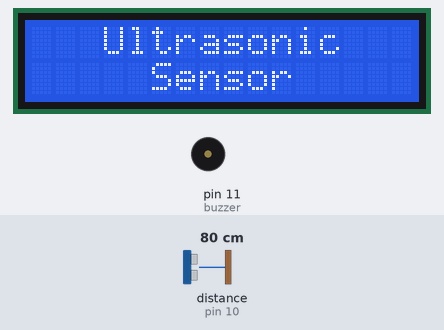
The sketch below on a simulated Arduino Uno, built with avr-gcc and run on an emulated ATmega328P. Parts: 16×2 character LCD, buzzer (waves = sounding, pin HIGH). Wiring (inferred from the names in the program): ultrasonic range finder: trigger pin 9; echo pin 10. The inputs (shaded band) are chosen by the test bench; at power-on: distance to the obstacle (sensor on pin 10) 80 cm. The echo pulse lasts 58.3 µs per cm; pins used as bus, display or sensor lines are not drawn.

Above: at 1.6 s.
At 11.7 s:
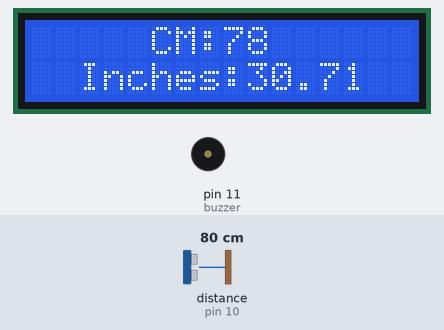
11.8 s: distance to the obstacle (sensor on pin 10) set to 7 cm
At 13.1 s:
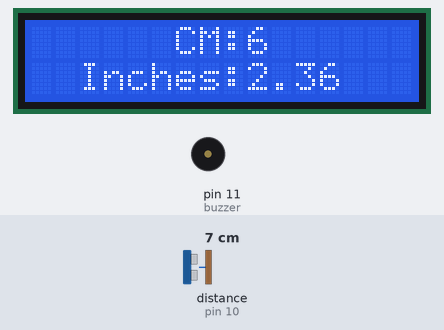
15.1 s: distance to the obstacle (sensor on pin 10) set to 4 cm
At 16.2 s:
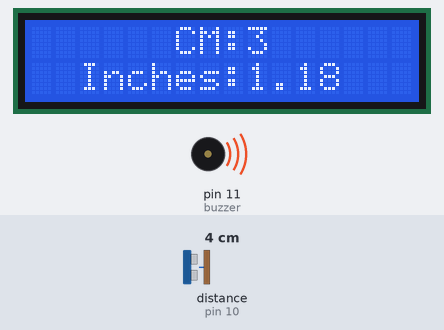
19.1 s: distance to the obstacle (sensor on pin 10) set to 2 cm
At 20.3 s:
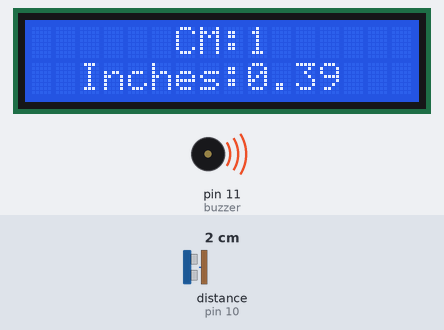
Timing chart, 0 to 22.1 s (numbered marks = the images above; inputs shaded):
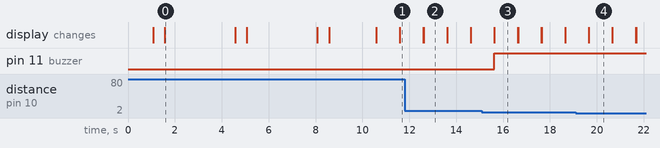

The sketch:

LCD_With_Ultrasonic_Sensor.ino
```cpp
// #18 LCD With Ultrasonic Sensor

#include <LiquidCrystal.h>

// Variables
LiquidCrystal LCD(3, 12, 4, 5, 6, 7);

int echoPin = 10;
int triggerPin = 9;
int buzzer = 11;


void setup() {
  Serial.begin(9600);

  // Initialize the Ultrasonic Sensor
  pinMode(echoPin,INPUT);
  pinMode(triggerPin,OUTPUT);

  // Initialize the Buzzer
  pinMode(buzzer,OUTPUT);

  // Initialize the LCD
  LCD.begin(16, 2);

  // LCD Clear
  LCD.clear();

  // Delay
  delaySeconds(1);

  // Part - 1
  textDisplay_intro();
  delaySeconds(3);
  // LCD Clear
  LCD.clear();

  // Part - 2
  textDisplay_by();
  delaySeconds(3);
  // LCD Clear
  LCD.clear();

  // Part - 3
  textDisplay_measuring();
  delaySeconds(2);
  // LCD Clear
  LCD.clear();

}

void loop() {
  // Main code here

  // Part - 4
  long cm = measureDistance();
  float inches = (cm / 2.54);
  inches = round2(inches);

  // Part - 4.2
  if (cm < 5){
    digitalWrite(buzzer,HIGH);
  }
  else{
    digitalWrite(buzzer,LOW);
  }

  // Part - 5
  textDisplay_measured_values(cm,inches);
  delaySeconds(1);
  // LCD Clear
  LCD.clear();
}

String centerText(String text) {
  int lcdWidth = 16;  // Width of the LCD display (adjust according to your display)
  int textLength = text.length();
  int offset = (lcdWidth - textLength) / 2;

  // Add spaces before the text to center it
  String centeredText = "";
  for (int i = 0; i < offset; i++) {
    centeredText += " ";
  }
  centeredText += text;

  return centeredText;
}

void textDisplay_intro(){
  String text1_ultrasonic = centerText("Ultrasonic");
  String text2_sensor = centerText("Sensor");

  // Set Text to Line 1
  LCD.setCursor(0, 0);
  LCD.print(text1_ultrasonic);
  delay(500);

  // Set Text to Line 2
  LCD.setCursor(0, 1);
  LCD.print(text2_sensor);
}

void textDisplay_by(){
  String text1_by = "By:-";
  String text2_jenil = "Jenil Chudgar :)";

  // Set Text to Line 1
  LCD.setCursor(0, 0);
  LCD.print(text1_by);
  delay(500);

  // Set Text to Line 2
  LCD.setCursor(0, 1);
  LCD.print(text2_jenil);
}

void textDisplay_measuring(){
  String text1_measure = centerText("Measuring");
  String text2_distance = centerText("Distance...");

  // Set Text to Line 1
  LCD.setCursor(0, 0);
  LCD.print(text1_measure);
  delay(500);

  // Set Text to Line 2
  LCD.setCursor(0, 1);
  LCD.print(text2_distance);
}

long measureDistance(){
  long duration;
  long distance;

  // Creating a Pulse
  // __|-|__
  digitalWrite(triggerPin,LOW);
  delay(2/1000);

  digitalWrite(triggerPin,HIGH);
  delay(10/1000);

  digitalWrite(triggerPin,LOW);

  duration = pulseIn(echoPin,HIGH);

  // d = duration x 0.034
  //    __________________
  //           2

  distance = (duration * 0.034)/2;

  return distance;
}

void textDisplay_measured_values(long cm,float inches){
  String text1_cm = centerText("CM:" + String(cm));
  String text2_inches = centerText("Inches:" + String(inches));

  // Set Text to Line 1
  LCD.setCursor(0, 0);
  LCD.print(text1_cm);

  // Set Text to Line 2
  LCD.setCursor(0, 1);
  LCD.print(text2_inches);
}

void delaySeconds(float s){
  delay(s*1000);
}

float round2(float value) {
  return round(value * 100) / 100.0;
}
```

Measured:
- the behaviour switches between 6 and 5 cm on distance to the obstacle (sensor on pin 10) (found by bisection; images 2 and 3)
- after the input at 11.8 s, the display: first differs from a run without the input after 0.81 s (image 2)
- after the input at 15.1 s, pin 11 (buzzer): LOW → HIGH after 0.53 s; the display: first differs from a run without the input after 0.53 s (image 3)
- after the input at 19.1 s, the display: first differs from a run without the input after 0.56 s (image 4)
- what the display in image 0 shows lasts 3.0 s, from 1.6 s to 4.6 s
- what the display in image 2 shows lasts 1.0 s, from 12.6 s to 13.6 s
